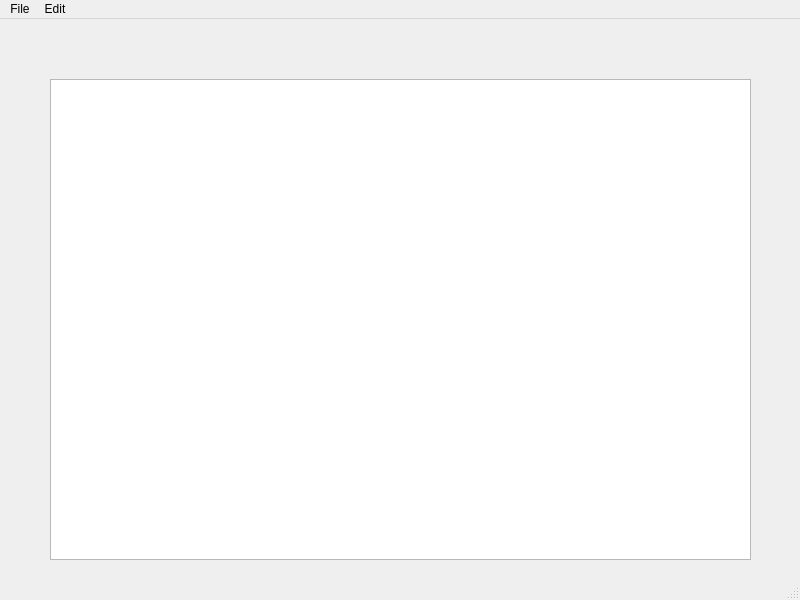
<?xml version="1.0" encoding="UTF-8"?>
<ui version="4.0">
 <class>MainWindow</class>
 <widget class="QMainWindow" name="MainWindow">
  <property name="geometry">
   <rect>
    <x>0</x>
    <y>0</y>
    <width>800</width>
    <height>600</height>
   </rect>
  </property>
  <property name="windowTitle">
   <string>MainWindow</string>
  </property>
  <widget class="QWidget" name="centralwidget">
   <widget class="QWidget" name="verticalLayoutWidget">
    <property name="geometry">
     <rect>
      <x>50</x>
      <y>60</y>
      <width>701</width>
      <height>481</height>
     </rect>
    </property>
    <layout class="QVBoxLayout" name="verticalLayout">
     <item>
      <widget class="QTextEdit" name="textEdit"/>
     </item>
    </layout>
   </widget>
  </widget>
  <widget class="QMenuBar" name="menubar">
   <property name="geometry">
    <rect>
     <x>0</x>
     <y>0</y>
     <width>800</width>
     <height>26</height>
    </rect>
   </property>
   <widget class="QMenu" name="menuFile">
    <property name="title">
     <string>File</string>
    </property>
    <addaction name="actionNew"/>
    <addaction name="actionSave"/>
    <addaction name="actionOpen"/>
    <addaction name="actionPrint"/>
    <addaction name="actionExit"/>
   </widget>
   <widget class="QMenu" name="menuEdit">
    <property name="title">
     <string>Edit</string>
    </property>
    <addaction name="actionCopy"/>
    <addaction name="actionCut"/>
    <addaction name="actionPaste"/>
    <addaction name="actionUndo"/>
    <addaction name="actionRedo"/>
   </widget>
   <addaction name="menuFile"/>
   <addaction name="menuEdit"/>
  </widget>
  <widget class="QStatusBar" name="statusbar"/>
  <action name="actionNew">
   <property name="icon">
    <iconset>
     <normaloff>:/images/C:/Users/Soumee/Downloads/Icons/Icons/New.bmp</normaloff>
     <normalon>:/images/New.bmp</normalon>:/images/C:/Users/Soumee/Downloads/Icons/Icons/New.bmp</iconset>
   </property>
   <property name="text">
    <string>New</string>
   </property>
  </action>
  <action name="actionSave">
   <property name="icon">
    <iconset>
     <normaloff>:/images/C:/Users/Soumee/Downloads/Icons/Icons/Save.bmp</normaloff>
     <normalon>:/images/Save.bmp</normalon>:/images/C:/Users/Soumee/Downloads/Icons/Icons/Save.bmp</iconset>
   </property>
   <property name="text">
    <string>Save</string>
   </property>
  </action>
  <action name="actionOpen">
   <property name="icon">
    <iconset>
     <normaloff>:/images/C:/Users/Soumee/Downloads/Icons/Icons/Open.bmp</normaloff>
     <normalon>:/images/Open.bmp</normalon>:/images/C:/Users/Soumee/Downloads/Icons/Icons/Open.bmp</iconset>
   </property>
   <property name="text">
    <string>Open</string>
   </property>
  </action>
  <action name="actionPrint">
   <property name="text">
    <string>Print</string>
   </property>
  </action>
  <action name="actionExit">
   <property name="text">
    <string>Exit</string>
   </property>
  </action>
  <action name="actionCopy">
   <property name="icon">
    <iconset>
     <normaloff>:/images/C:/Users/Soumee/Downloads/Icons/Icons/Copy.bmp</normaloff>
     <normalon>:/images/Copy.bmp</normalon>:/images/C:/Users/Soumee/Downloads/Icons/Icons/Copy.bmp</iconset>
   </property>
   <property name="text">
    <string>Copy</string>
   </property>
  </action>
  <action name="actionCut">
   <property name="icon">
    <iconset>
     <normaloff>:/images/C:/Users/Soumee/Downloads/Icons/Icons/Cut.bmp</normaloff>
     <normalon>:/images/Cut.bmp</normalon>:/images/C:/Users/Soumee/Downloads/Icons/Icons/Cut.bmp</iconset>
   </property>
   <property name="text">
    <string>Cut</string>
   </property>
  </action>
  <action name="actionPaste">
   <property name="icon">
    <iconset>
     <normaloff>:/images/C:/Users/Soumee/Downloads/Icons/Icons/Paste.bmp</normaloff>
     <normalon>:/images/Paste.bmp</normalon>:/images/C:/Users/Soumee/Downloads/Icons/Icons/Paste.bmp</iconset>
   </property>
   <property name="text">
    <string>Paste</string>
   </property>
  </action>
  <action name="actionUndo">
   <property name="text">
    <string>Undo</string>
   </property>
  </action>
  <action name="actionRedo">
   <property name="text">
    <string>Redo</string>
   </property>
  </action>
 </widget>
 <resources/>
 <connections/>
</ui>
